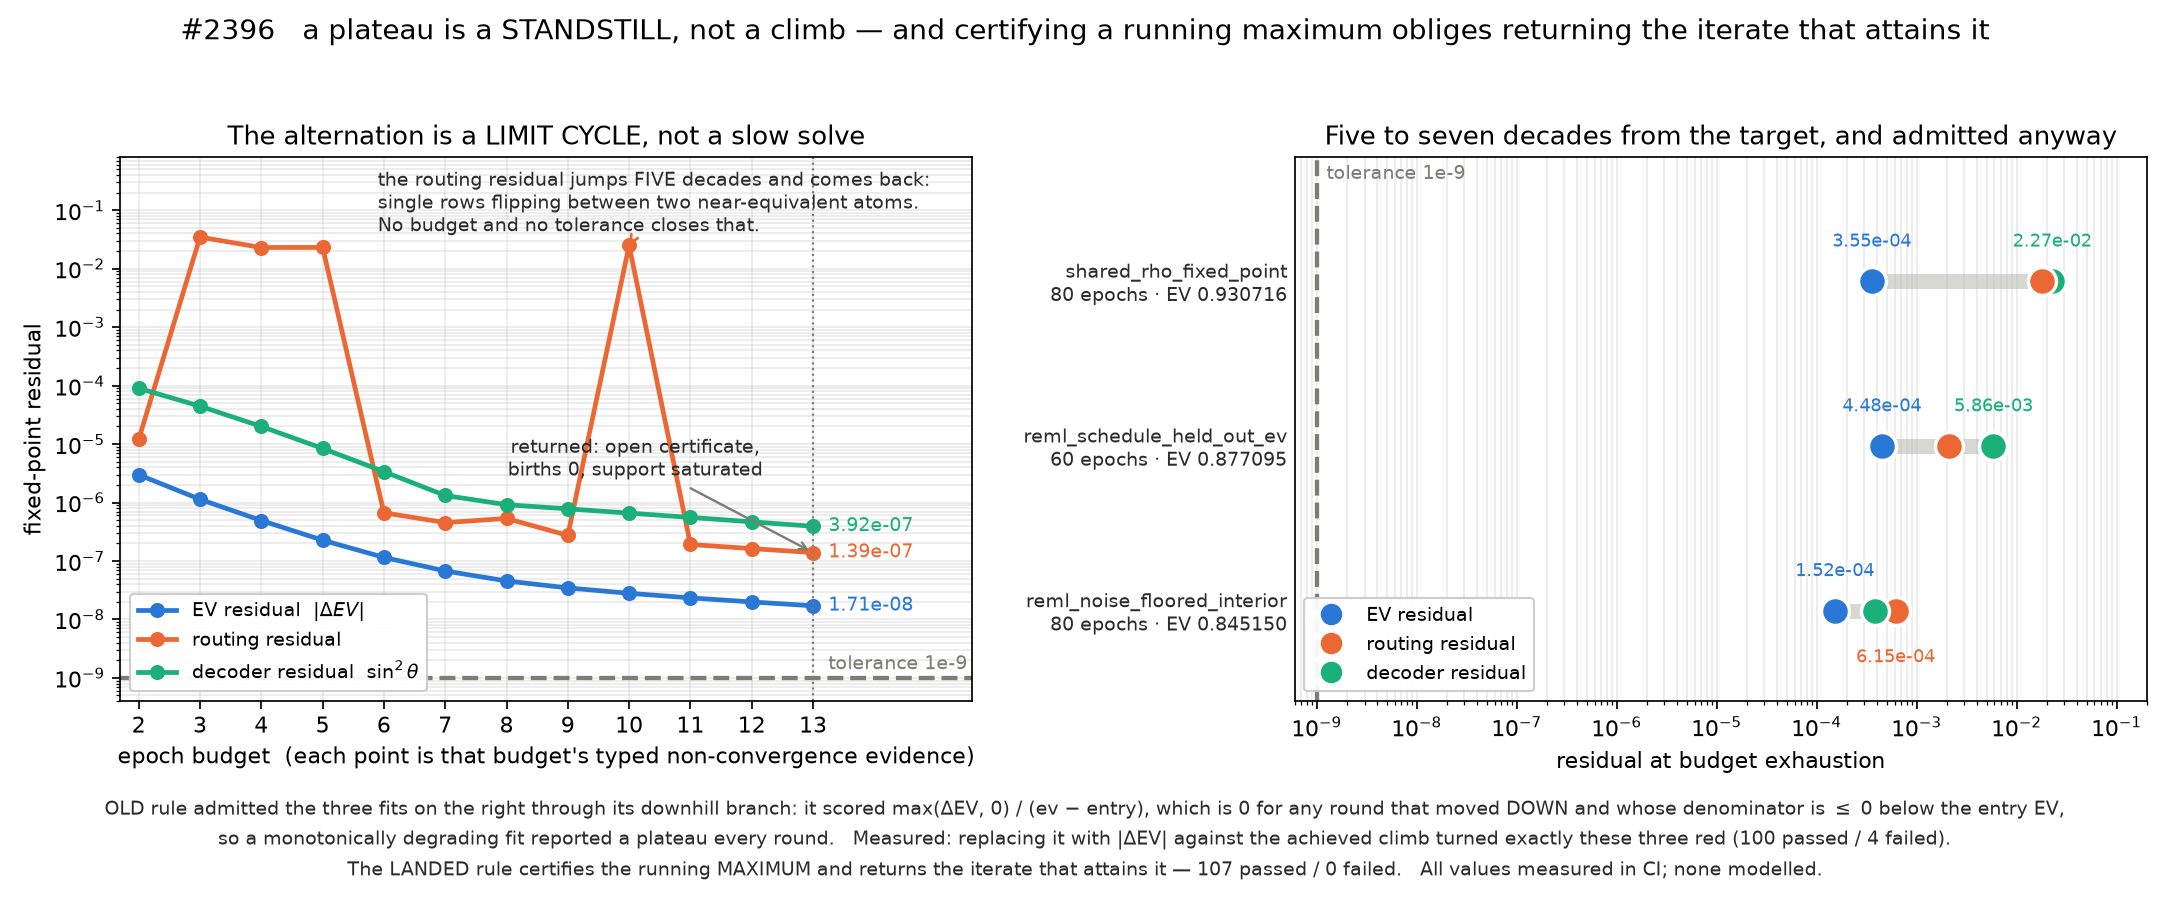

Write Python code to recreate this figure.
"""#2396: the sparse_dict fixed-point contract never closed because it was
asking the wrong question.

Every number here is MEASURED in CI, not modelled.

Left  : the production budget->residual trajectory of the inner alternation,
        from `zz_measure_2396_open_arm_budget_ev_trace` (gam-sae, focused-rust-
        proof run 30141422908, K=64 s=2 N=400 P=16). Sweeping the epoch budget
        enumerates the trajectory: each budget too short to confirm a plateau
        reports, in its typed non-convergence, the residuals it had reached.
        The EV residual decays smoothly and stalls 17x above the 1e-9 target;
        the ROUTING residual jumps five orders of magnitude at scattered rounds
        as single rows flip between near-equivalent atoms. That is a LIMIT
        CYCLE, not a slow solve, and no budget or tolerance closes it.

Right : the three REML-schedule fits whose admission depended on the defect.
        Measured at budget exhaustion in run 30139426473, the run that landed
        the strict repair (|dEV| against the achieved climb) and returned
        100 passed / 4 failed. Under the OLD rule these were admitted, but only
        through its downhill branch: it scored each round's UPWARD share
        max(dEV, 0) / (next_ev - entry_ev), which is identically zero for any
        round that moved down and whose denominator is <= 0 for any round below
        the entry EV. A monotonically degrading fit therefore reported a plateau
        every round. The landed rule certifies the running MAXIMUM instead and
        returns the iterate attaining it.
"""
import matplotlib
matplotlib.use("Agg")
import matplotlib.pyplot as plt
import numpy as np

TOL = 1.0e-9

# --- measured: focused-rust-proof run 30141422908 ---------------------------
# budget, EV, EV residual, decoder fixed-point residual, routing residual
TRACE = [
    (2,  0.999962686852, 2.982571e-6, 9.001671e-5, 1.196960e-5),
    (3,  0.999963820543, 1.133692e-6, 4.448199e-5, 3.471203e-2),
    (4,  0.999964312755, 4.922117e-7, 2.001720e-5, 2.301250e-2),
    (5,  0.999964539363, 2.266080e-7, 8.406530e-6, 2.312827e-2),
    (6,  0.999964654449, 1.150859e-7, 3.375675e-6, 6.682908e-7),
    (7,  0.999964721863, 6.741351e-8, 1.318580e-6, 4.529481e-7),
    (8,  0.999964767386, 4.552290e-8, 9.173518e-7, 5.335155e-7),
    (9,  0.999964801988, 3.460251e-8, 7.787434e-7, 2.737675e-7),
    (10, 0.999964829947, 2.795939e-8, 6.588777e-7, 2.502223e-2),
    (11, 0.999964853327, 2.337980e-8, 5.557389e-7, 1.912854e-7),
    (12, 0.999964873226, 1.989880e-8, 4.674100e-7, 1.627196e-7),
    (13, 0.999964873226, 1.710689e-8, 3.920864e-7, 1.392723e-7),  # returned, open
]
RETURNED_AT = 13

# --- measured: focused-rust-proof run 30139426473 ---------------------------
# name, epochs, EV, EV residual, decoder residual, routing residual
FITS = [
    ("shared_rho_fixed_point",       80, 0.930716, 3.5540e-4, 2.2706e-2, 1.8046e-2),
    ("reml_schedule_held_out_ev",    60, 0.877095, 4.4795e-4, 5.8600e-3, 2.0993e-3),
    ("reml_noise_floored_interior",  80, 0.845150, 1.5162e-4, 3.8334e-4, 6.1454e-4),
]

EV_C, ROUTE_C, DEC_C = "#2a78d6", "#eb6834", "#1baf7a"
INK, MUTED = "#2b2b2b", "#7d7c76"

fig, (ax0, ax1) = plt.subplots(1, 2, figsize=(14.0, 5.8))

# ---- left: the measured trajectory ----------------------------------------
b = np.array([r[0] for r in TRACE])
ev_r = np.array([r[2] for r in TRACE])
dec_r = np.array([r[3] for r in TRACE])
route_r = np.array([r[4] for r in TRACE])

ax0.semilogy(b, ev_r, "-o", color=EV_C, lw=2.2, ms=6, label="EV residual  $|\\Delta EV|$")
ax0.semilogy(b, route_r, "-o", color=ROUTE_C, lw=2.2, ms=6, label="routing residual")
ax0.semilogy(b, dec_r, "-o", color=DEC_C, lw=2.2, ms=6, label="decoder residual  $\\sin^2\\theta$")
ax0.axhline(TOL, color=MUTED, lw=2.0, ls="--")

ax0.axvline(RETURNED_AT, color=MUTED, lw=1.0, ls=":")
# Direct end labels rather than a legend callout, so nothing sits on a series.
for value, colour in ((ev_r[-1], EV_C), (route_r[-1], ROUTE_C), (dec_r[-1], DEC_C)):
    ax0.text(13.25, value, f"{value:.2e}", fontsize=8.6, color=colour,
             ha="left", va="center")
ax0.text(13.25, TOL * 1.7, "tolerance 1e-9", fontsize=8.6, color=MUTED, ha="left", va="center")

# Annotations live in the empty upper-right quadrant; neither crosses a series.
ax0.annotate("the routing residual jumps FIVE decades and comes back:\n"
             "single rows flipping between two near-equivalent atoms.\n"
             "No budget and no tolerance closes that.",
             xy=(10.0, 2.502223e-2), xytext=(5.9, 1.3e-1), fontsize=8.8,
             ha="left", va="center", color=INK,
             arrowprops=dict(arrowstyle="->", color=ROUTE_C, lw=1.3))
ax0.annotate("returned: open certificate,\nbirths 0, support saturated",
             xy=(13.0, 1.392723e-7), xytext=(10.1, 5.5e-6), fontsize=8.8,
             ha="center", va="center", color=INK,
             arrowprops=dict(arrowstyle="->", color=MUTED, lw=1.1))

ax0.set_xlim(1.7, 15.6)
ax0.set_ylim(4e-10, 8e-1)
ax0.set_xticks(b)
ax0.set_xlabel("epoch budget  (each point is that budget's typed non-convergence evidence)")
ax0.set_ylabel("fixed-point residual")
ax0.set_title("The alternation is a LIMIT CYCLE, not a slow solve", fontsize=12)
ax0.legend(fontsize=9, loc="lower left", framealpha=0.95)
ax0.grid(alpha=0.25, which="both")

# ---- right: the fits that depended on the defect ---------------------------
ys = np.arange(len(FITS))[::-1]
for y, (name, epochs, ev, e_r, d_r, r_r) in zip(ys, FITS):
    lo, hi = min(e_r, d_r, r_r), max(e_r, d_r, r_r)
    ax1.plot([lo, hi], [y, y], color="#d8d8d3", lw=7, solid_capstyle="round", zorder=1)
    # Draw the widest-separated last so a coincident pair still reads.
    for value, colour in sorted(((e_r, EV_C), (r_r, ROUTE_C), (d_r, DEC_C)),
                                key=lambda t: -t[0]):
        ax1.plot([value], [y], "o", ms=13, color=colour, mec="white", mew=1.6, zorder=3)
    # Label the two ends of the row. When they are closer than a third of a
    # decade the labels would collide, so drop the far one below the row.
    far, far_c = (r_r, ROUTE_C) if r_r >= d_r else (d_r, DEC_C)
    ax1.annotate(f"{e_r:.2e}", xy=(e_r, y), xytext=(0, 16), textcoords="offset points",
                 fontsize=8.2, color=EV_C, ha="center")
    apart = abs(np.log10(far) - np.log10(e_r))
    ax1.annotate(f"{far:.2e}", xy=(far, y),
                 xytext=(0, 16 if apart > 1.0 else -24), textcoords="offset points",
                 fontsize=8.2, color=far_c, ha="center")

ax1.axvline(TOL, color=MUTED, lw=2.0, ls="--")
ax1.text(TOL * 1.25, len(FITS) - 0.35, "tolerance 1e-9", fontsize=9, color=MUTED,
         ha="left", va="center")
ax1.set_xscale("log")
ax1.set_xlim(6e-10, 2e-1)
ax1.set_ylim(-0.55, len(FITS) - 0.25)
ax1.set_yticks(ys)
ax1.set_yticklabels([f"{name}\n{epochs} epochs · EV {ev:.6f}" for name, epochs, ev, *_ in FITS],
                    fontsize=9)
for lab in ax1.get_yticklabels():
    lab.set_color(INK)
ax1.tick_params(axis="y", length=0)
ax1.set_xlabel("residual at budget exhaustion")
ax1.set_title("Five to seven decades from the target, and admitted anyway", fontsize=12)
ax1.grid(alpha=0.25, axis="x", which="both")

handles = [plt.Line2D([], [], marker="o", ls="", ms=9, color=c, label=l)
           for c, l in ((EV_C, "EV residual"), (ROUTE_C, "routing residual"),
                        (DEC_C, "decoder residual"))]
ax1.legend(handles=handles, fontsize=9, loc="lower left", framealpha=0.95)

fig.suptitle("#2396   a plateau is a STANDSTILL, not a climb "
             "— and certifying a running maximum obliges returning the iterate that attains it",
             fontsize=13)
fig.text(0.5, 0.015,
         "OLD rule admitted the three fits on the right through its downhill branch: it scored "
         "max($\\Delta$EV, 0) / (ev $-$ entry), which is 0 for any round that moved DOWN and whose "
         "denominator is $\\leq$ 0 below the entry EV,\nso a monotonically degrading fit reported a plateau "
         "every round.   Measured: replacing it with $|\\Delta$EV$|$ against the achieved climb turned exactly "
         "these three red (100 passed / 4 failed).\nThe LANDED rule certifies the running MAXIMUM and returns "
         "the iterate that attains it — 107 passed / 0 failed.   All values measured in CI; none modelled.",
         fontsize=8.8, color=INK, ha="center", va="bottom", linespacing=1.6)
fig.tight_layout(rect=(0, 0.115, 1, 0.945))
out = "artifacts/issue_2396_plateau_is_a_standstill.png"
fig.savefig(out, dpi=155)
print("wrote", out)
print(f"EV residual stalls at {ev_r[-1]:.3e} = {ev_r[-1]/TOL:.1f}x the 1e-9 target")
print(f"routing residual range over the SAME trajectory: "
      f"{route_r.min():.3e} .. {route_r.max():.3e} "
      f"({np.log10(route_r.max()/route_r.min()):.1f} decades)")
